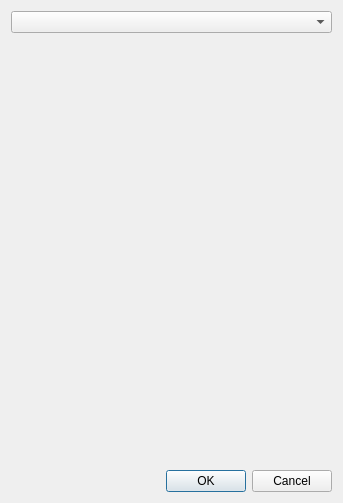
<?xml version="1.0" encoding="UTF-8"?>
<ui version="4.0">
 <class>CSearchDSOCat</class>
 <widget class="QDialog" name="CSearchDSOCat">
  <property name="geometry">
   <rect>
    <x>0</x>
    <y>0</y>
    <width>343</width>
    <height>503</height>
   </rect>
  </property>
  <property name="windowTitle">
   <string>Search custom DSO</string>
  </property>
  <layout class="QVBoxLayout" name="verticalLayout_2">
   <item>
    <layout class="QVBoxLayout" name="verticalLayout">
     <item>
      <widget class="QComboBox" name="cbCatalogue"/>
     </item>
     <item>
      <widget class="CSearchWidget" name="widget" native="true"/>
     </item>
     <item>
      <widget class="CSimpleList" name="treeView" native="true"/>
     </item>
     <item>
      <layout class="QHBoxLayout" name="horizontalLayout">
       <item>
        <spacer name="horizontalSpacer">
         <property name="orientation">
          <enum>Qt::Horizontal</enum>
         </property>
         <property name="sizeHint" stdset="0">
          <size>
           <width>40</width>
           <height>20</height>
          </size>
         </property>
        </spacer>
       </item>
       <item>
        <widget class="QPushButton" name="pushButton_2">
         <property name="text">
          <string>OK</string>
         </property>
         <property name="default">
          <bool>true</bool>
         </property>
        </widget>
       </item>
       <item>
        <widget class="QPushButton" name="pushButton">
         <property name="text">
          <string>Cancel</string>
         </property>
        </widget>
       </item>
      </layout>
     </item>
    </layout>
   </item>
  </layout>
 </widget>
 <customwidgets>
  <customwidget>
   <class>CSearchWidget</class>
   <extends>QWidget</extends>
   <header>csearchwidget.h</header>
   <container>1</container>
  </customwidget>
  <customwidget>
   <class>CSimpleList</class>
   <extends>QWidget</extends>
   <header location="global">csimplelist.h</header>
   <container>1</container>
  </customwidget>
 </customwidgets>
 <resources/>
 <connections/>
</ui>
